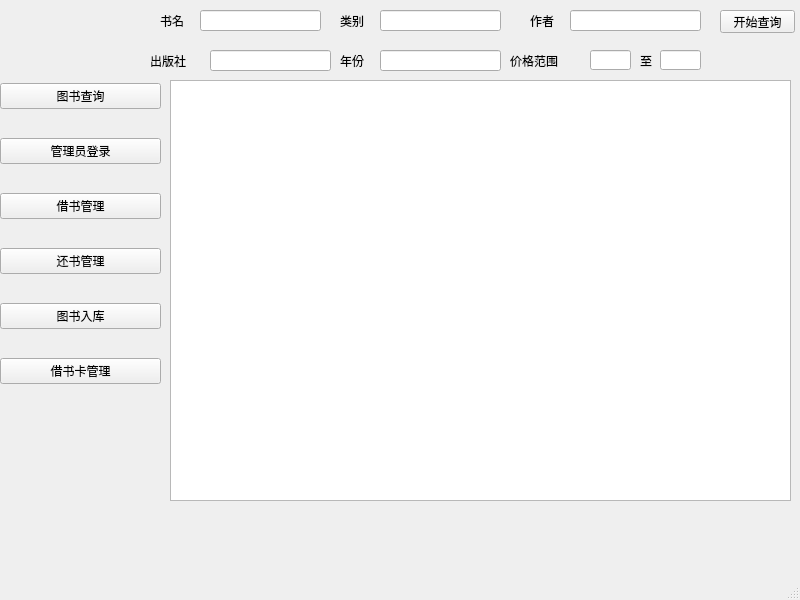
<?xml version="1.0" encoding="UTF-8"?>
<ui version="4.0">
 <class>MainWindow</class>
 <widget class="QMainWindow" name="MainWindow">
  <property name="geometry">
   <rect>
    <x>0</x>
    <y>0</y>
    <width>800</width>
    <height>600</height>
   </rect>
  </property>
  <property name="windowTitle">
   <string>MainWindow</string>
  </property>
  <widget class="QWidget" name="centralwidget">
   <widget class="QWidget" name="verticalLayoutWidget">
    <property name="geometry">
     <rect>
      <x>0</x>
      <y>60</y>
      <width>161</width>
      <height>351</height>
     </rect>
    </property>
    <layout class="QVBoxLayout" name="verticalLayout">
     <item>
      <widget class="QPushButton" name="query">
       <property name="cursor">
        <cursorShape>SplitVCursor</cursorShape>
       </property>
       <property name="text">
        <string>图书查询</string>
       </property>
      </widget>
     </item>
     <item>
      <widget class="QPushButton" name="login">
       <property name="text">
        <string>管理员登录</string>
       </property>
      </widget>
     </item>
     <item>
      <widget class="QPushButton" name="lend">
       <property name="text">
        <string>借书管理</string>
       </property>
      </widget>
     </item>
     <item>
      <widget class="QPushButton" name="return_2">
       <property name="text">
        <string>还书管理</string>
       </property>
      </widget>
     </item>
     <item>
      <widget class="QPushButton" name="pushin">
       <property name="text">
        <string>图书入库</string>
       </property>
      </widget>
     </item>
     <item>
      <widget class="QPushButton" name="cardmanage">
       <property name="text">
        <string>借书卡管理</string>
       </property>
      </widget>
     </item>
    </layout>
   </widget>
   <widget class="QLineEdit" name="name2">
    <property name="geometry">
     <rect>
      <x>200</x>
      <y>10</y>
      <width>121</width>
      <height>21</height>
     </rect>
    </property>
   </widget>
   <widget class="QLabel" name="label">
    <property name="geometry">
     <rect>
      <x>160</x>
      <y>10</y>
      <width>41</width>
      <height>21</height>
     </rect>
    </property>
    <property name="minimumSize">
     <size>
      <width>41</width>
      <height>0</height>
     </size>
    </property>
    <property name="styleSheet">
     <string notr="true">font: 14pt &quot;Adobe Devanagari&quot;;</string>
    </property>
    <property name="text">
     <string>书名</string>
    </property>
   </widget>
   <widget class="QLabel" name="label_2">
    <property name="geometry">
     <rect>
      <x>340</x>
      <y>10</y>
      <width>41</width>
      <height>21</height>
     </rect>
    </property>
    <property name="minimumSize">
     <size>
      <width>41</width>
      <height>0</height>
     </size>
    </property>
    <property name="styleSheet">
     <string notr="true">font: 14pt &quot;Adobe Devanagari&quot;;</string>
    </property>
    <property name="text">
     <string>类别</string>
    </property>
   </widget>
   <widget class="QLabel" name="label_3">
    <property name="geometry">
     <rect>
      <x>530</x>
      <y>10</y>
      <width>41</width>
      <height>21</height>
     </rect>
    </property>
    <property name="minimumSize">
     <size>
      <width>41</width>
      <height>0</height>
     </size>
    </property>
    <property name="styleSheet">
     <string notr="true">font: 14pt &quot;Adobe Devanagari&quot;;</string>
    </property>
    <property name="text">
     <string>作者</string>
    </property>
   </widget>
   <widget class="QLineEdit" name="type1">
    <property name="geometry">
     <rect>
      <x>380</x>
      <y>10</y>
      <width>121</width>
      <height>21</height>
     </rect>
    </property>
   </widget>
   <widget class="QLineEdit" name="author3">
    <property name="geometry">
     <rect>
      <x>570</x>
      <y>10</y>
      <width>131</width>
      <height>21</height>
     </rect>
    </property>
   </widget>
   <widget class="QLabel" name="label_4">
    <property name="geometry">
     <rect>
      <x>150</x>
      <y>50</y>
      <width>61</width>
      <height>21</height>
     </rect>
    </property>
    <property name="minimumSize">
     <size>
      <width>41</width>
      <height>0</height>
     </size>
    </property>
    <property name="styleSheet">
     <string notr="true">font: 14pt &quot;Adobe Devanagari&quot;;</string>
    </property>
    <property name="text">
     <string>出版社</string>
    </property>
   </widget>
   <widget class="QLineEdit" name="publish4">
    <property name="geometry">
     <rect>
      <x>210</x>
      <y>50</y>
      <width>121</width>
      <height>21</height>
     </rect>
    </property>
   </widget>
   <widget class="QLabel" name="label_5">
    <property name="geometry">
     <rect>
      <x>340</x>
      <y>50</y>
      <width>41</width>
      <height>21</height>
     </rect>
    </property>
    <property name="minimumSize">
     <size>
      <width>41</width>
      <height>0</height>
     </size>
    </property>
    <property name="styleSheet">
     <string notr="true">font: 14pt &quot;Adobe Devanagari&quot;;</string>
    </property>
    <property name="text">
     <string>年份</string>
    </property>
   </widget>
   <widget class="QLineEdit" name="year5">
    <property name="geometry">
     <rect>
      <x>380</x>
      <y>50</y>
      <width>121</width>
      <height>21</height>
     </rect>
    </property>
   </widget>
   <widget class="QLabel" name="label_6">
    <property name="geometry">
     <rect>
      <x>510</x>
      <y>50</y>
      <width>81</width>
      <height>21</height>
     </rect>
    </property>
    <property name="minimumSize">
     <size>
      <width>41</width>
      <height>0</height>
     </size>
    </property>
    <property name="styleSheet">
     <string notr="true">font: 14pt &quot;Adobe Devanagari&quot;;</string>
    </property>
    <property name="text">
     <string>价格范围</string>
    </property>
   </widget>
   <widget class="QLineEdit" name="price1_6">
    <property name="geometry">
     <rect>
      <x>590</x>
      <y>50</y>
      <width>41</width>
      <height>20</height>
     </rect>
    </property>
   </widget>
   <widget class="QLabel" name="label_7">
    <property name="geometry">
     <rect>
      <x>640</x>
      <y>50</y>
      <width>41</width>
      <height>21</height>
     </rect>
    </property>
    <property name="minimumSize">
     <size>
      <width>41</width>
      <height>0</height>
     </size>
    </property>
    <property name="styleSheet">
     <string notr="true">font: 14pt &quot;Adobe Devanagari&quot;;</string>
    </property>
    <property name="text">
     <string>至</string>
    </property>
   </widget>
   <widget class="QLineEdit" name="price2_7">
    <property name="geometry">
     <rect>
      <x>660</x>
      <y>50</y>
      <width>41</width>
      <height>20</height>
     </rect>
    </property>
   </widget>
   <widget class="QPushButton" name="start">
    <property name="geometry">
     <rect>
      <x>720</x>
      <y>10</y>
      <width>75</width>
      <height>23</height>
     </rect>
    </property>
    <property name="text">
     <string>开始查询</string>
    </property>
   </widget>
   <widget class="QTableView" name="tableView">
    <property name="geometry">
     <rect>
      <x>170</x>
      <y>80</y>
      <width>621</width>
      <height>421</height>
     </rect>
    </property>
   </widget>
  </widget>
  <widget class="QMenuBar" name="menubar">
   <property name="geometry">
    <rect>
     <x>0</x>
     <y>0</y>
     <width>800</width>
     <height>23</height>
    </rect>
   </property>
  </widget>
  <widget class="QStatusBar" name="statusbar"/>
 </widget>
 <resources/>
 <connections/>
</ui>
